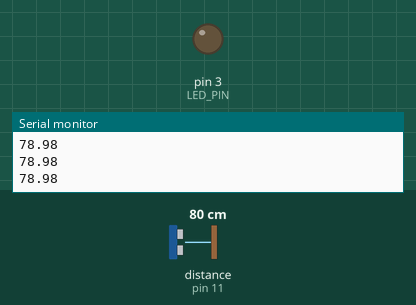
Bench run of a sketch on a simulated Arduino Uno, built with avr-gcc and run on an emulated ATmega328P. Parts: output pins drawn as LEDs (lit = HIGH), the last lines printed to the serial monitor. Wiring (inferred from the names in the program): ultrasonic range finder: trigger pin 12; echo pin 11. The test bench sets the inputs (shaded band); at power-on: distance to the obstacle (sensor on pin 11) 80 cm. The echo pulse lasts 58.3 µs per cm; pins used as bus, display or sensor lines are not drawn.

Above: at 1.3 s.
1.4 s: distance to the obstacle (sensor on pin 11) set to 32 cm
2.9 s: distance to the obstacle (sensor on pin 11) set to 27 cm
At 3.7 s:
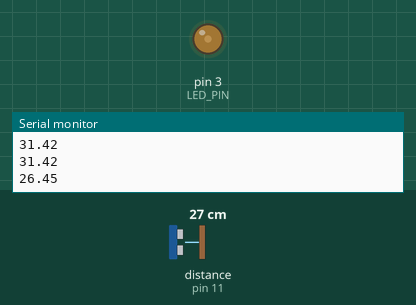
At 13.6 s:
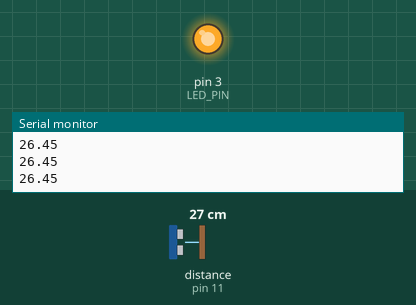
Timing chart, 0 to 15.1 s (numbered marks = the images above; inputs shaded):
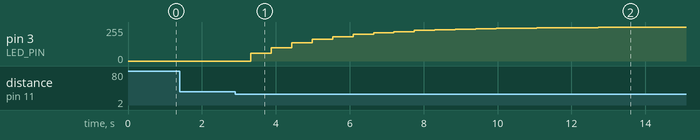

Measured:
- the behaviour switches between 31 and 30 cm on distance to the obstacle (sensor on pin 11) (found by bisection; images 0 and 1)
- after the input at 2.9 s, pin 3 (LED_PIN): moves from 0/255 to 254/255 over 11.6 s, starting after 0.43 s

The sketch:

sketch_sep30c.ino
```cpp
/*
   This sketch was modified by the fisrt easing code example
   created by Phillip David Stearns
   for Phsical Computing Week 5 class.
   https://github.com/phillipdavidstearns/PGTE_5585_F2019/blob/master/notes/week5/arduino/easing/easing.ino
*/

#define LED_PIN 3
#define PIN_TRIG 12
#define PIN_ECHO 11

float cm;
float temp;

float currentValue;
float targetValue;
float easingAmount;

void setup() {
  currentValue = 0;
  easingAmount = .225;

  Serial.begin(9600);

  pinMode(PIN_TRIG, OUTPUT);
  pinMode(PIN_ECHO, INPUT);
}

void loop() {
  digitalWrite(PIN_TRIG, LOW);
  delayMicroseconds(2);
  digitalWrite(PIN_TRIG, HIGH);
  delayMicroseconds(10);
  digitalWrite(PIN_TRIG, LOW);

  temp = float(pulseIn(PIN_ECHO, HIGH));
  cm = (temp * 17 ) / 1000;

  Serial.println(cm);

  if (cm > 30) {
    easingOff();
  } else {
    easingOn();
  }

  delay(300);
}

void easingOn() {
  targetValue = 255;
  currentValue += easingAmount * ( targetValue - currentValue );
  analogWrite(LED_PIN, (int) currentValue);
  delay(250);
}

void easingOff() {
  targetValue = 0;
  currentValue -= easingAmount * ( currentValue - targetValue );
  analogWrite(LED_PIN, (int) currentValue);
  delay(250);
}
```
